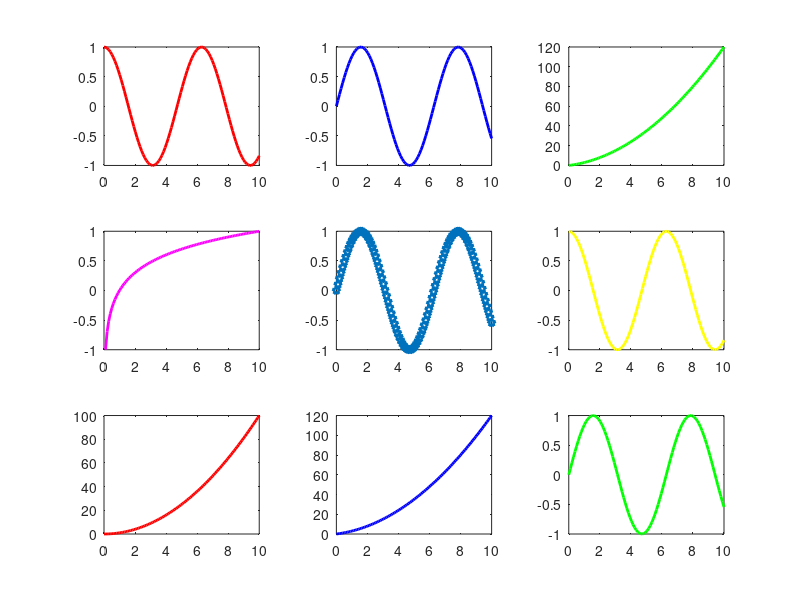

The MATLAB script that drew this image:
e= linspace(0,10);
f1 = cos(e);
f2 = sin(e);
f3 = e.^2+2*e;
f4 = log10(e);
f5 = sin(e);
f6 = cos(e);
f7 = e.^2;
f8 = e.^2+2*e;
f9 = sin(e);

subplot(3, 3, 1)
plot(e, f1 , 'r', 'linewidth' ,2)
subplot(3, 3, 2)
plot(e, f2 , 'b', 'linewidth' ,2)
subplot( 3, 3, 3)
plot(e, f3, 'g', 'linewidth', 2)
subplot(3, 3, 4)
plot(e, f4, 'm', 'linewidth', 2)
subplot (3, 3, 5)
plot(e, f5, 'p', 'linewidth', 2)
subplot (3, 3, 6)
plot(e, f6, 'y', 'linewidth', 2)
subplot (3, 3, 7)
plot(e, f7, 'r', 'linewidth', 2)
subplot(3, 3, 8)
plot(e, f8, 'b', 'linewidth' , 2)
subplot(3, 3, 9)
plot(e, f9, 'g', 'linewidth', 2)